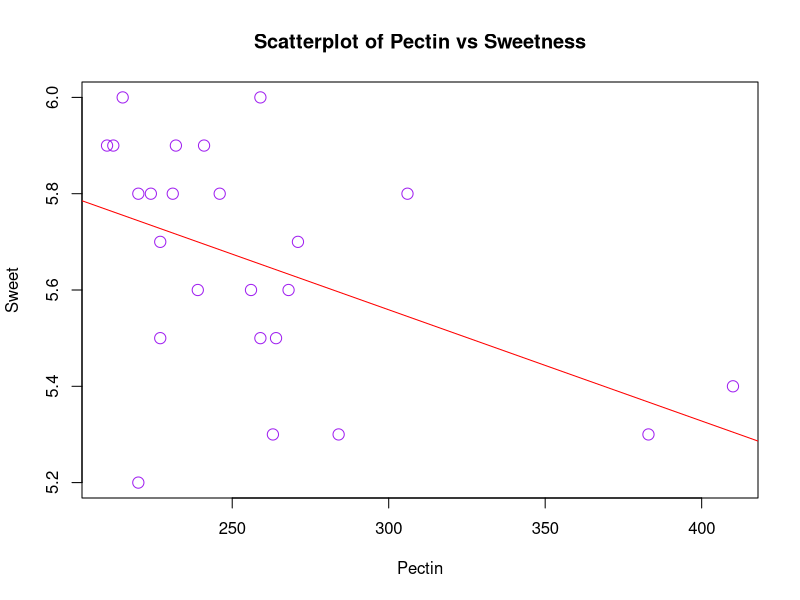

Recreate this plot in R.
setwd('./DataScienceStat')
juice.dat <- read.table(file="L01orjuice.txt", header=TRUE)

# mean of x (Pectin) S_XX = (x - \bar(x))^2
SXX = sum((juice.dat$Pectin - mean(juice.dat$Pectin)) ** 2)
SXY = sum((juice.dat$Pectin - mean(juice.dat$Pectin)) 
          * (juice.dat$Sweet - mean(juice.dat$Sweet)))

bar_x <- mean(juice.dat$Pectin)
bar_y <- mean(juice.dat$Sweet)

beta_1 <- SXY / SXX
beta_0 <- bar_y - beta_1 * bar_x

# beta_0 = 6.252068
# beta_1 = -0.002310626
# regression line Y = 6.252068 + (-0.002310626)X + err
# Sweetness = 6.252068 + (-0.002310626) * Pectin 

# Regression
# lm (Y ~ X)
juiceReg <- lm(formula = Sweet ~ Pectin, data = juice.dat)
summary(juiceReg)

anova(juiceReg)

plot(x=juice.dat$Pectin, y=juice.dat$Sweet, xlab="Pectin", ylab="Sweet",
     main="Scatterplot of Pectin vs Sweetness", col="purple", pch=1, cex=1.5)
abline(juiceReg, col="red")

# prediction X = 320, Y =?
Y_320 = 6.252068 + (-0.002310626) * 320
